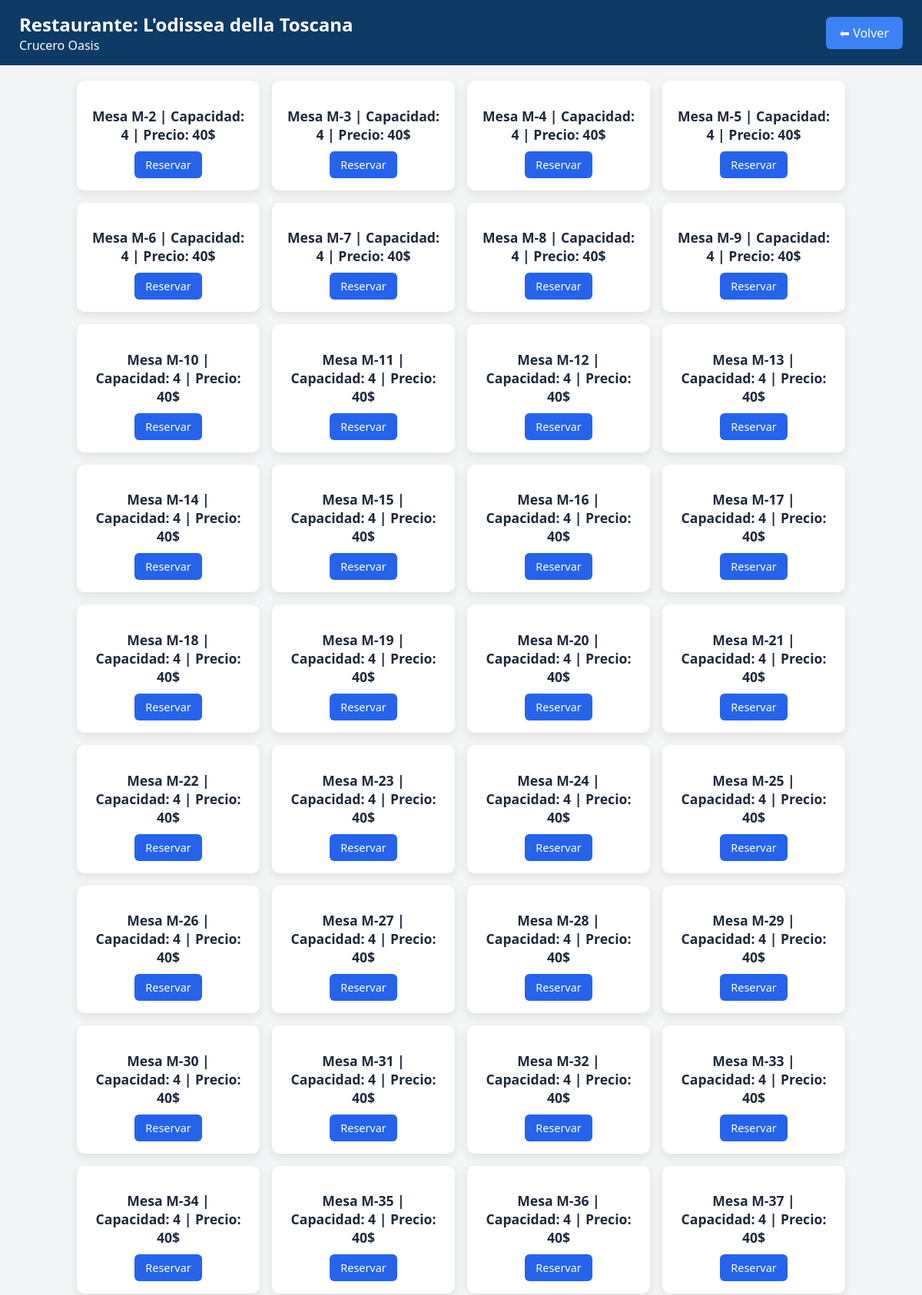
Page /reservas/oasis/restaurantes/italiano/ (signed in, upper part) on the committed database.
### App/models.py (models this page shows, shortened)
class Mesa(models.Model):
    crucero = models.CharField(max_length=20)
    numero = models.CharField(max_length=10)
    capacidad = models.IntegerField(default=4)
    reservada = models.BooleanField(default=False)
    precio = models.DecimalField(max_digits=10, decimal_places=2, default=0.00)
    restaurante = models.ForeignKey(Restaurante, on_delete=models.CASCADE, related_name="mesas")

### App/views.py (the view)
# urls.py: path("reservas/<str:crucero>/restaurantes/italiano/", views.primer_restaurante, name="primer_restaurante"),
@login_required
def primer_restaurante(request, crucero):
    mesas = Mesa.objects.filter(crucero=crucero, restaurante__nombre="L'odissea della Toscana", reservada=False)
    viaje = Viaje.objects.filter(crucero=crucero).first()
    return render(request, "App/primer_restaurante.html", {
        "mesas": mesas,
        "crucero": crucero,
        "viaje": viaje,
    })

### App/templates/App/primer_restaurante.html (shortened to what this page needs)
{% load static %}
<!DOCTYPE html>
<html lang="es">
<head>
</head>
<body>
  <header class="header">
    <div>
      <div class="title">Restaurante: L'odissea della Toscana</div>
      <div>Crucero {{ crucero|title }}</div>
    </div>
    <a href="{% url 'reservar_restaurante' crucero=crucero %}" class="btn">⬅ Volver</a>
  </header>
  <div class="grid">
    {% for mesa in mesas %}
      <div class="card">
        <h3>Mesa {{ mesa.numero }} | Capacidad: {{ mesa.capacidad }} | Precio: 40$</h3>
        <a href="{% url 'reservar_mesa' crucero=crucero mesa_id=mesa.id %}" class="reserve-btn">
          Reservar
        </a>
      </div>
    {% empty %}
      <p>No hay mesas disponibles en este momento.</p>
    {% endfor %}
  </div>
</body>
</html>

### App/templates/App/primer_restaurante.html (style rules this page uses)
body { font-family: 'Segoe UI', sans-serif; margin: 0; background: #f3f4f6; }
.header { background: #0d3b66; color: white; padding: 15px 25px; display: flex; justify-content: space-between; align-items: center; }
.title { font-size: 1.5rem; font-weight: 600; }
.btn { background: #3b82f6; padding: 10px 18px; border-radius: 6px; color: white; text-decoration: none; font-weight: 500; }
.grid { display: grid; grid-template-columns: repeat(auto-fill, minmax(200px, 1fr)); gap: 16px; padding: 20px; max-width: 1000px; margin: 0 auto; }
.card { background: white; border-radius: 10px; padding: 16px; box-shadow: 0 4px 12px rgba(0,0,0,0.08); text-align: center; transition: transform 0.3s ease; }
.card h3 { margin-bottom: 10px; font-size: 1.1rem; color: #1e293b; }
.reserve-btn { display: inline-block; background: #2563eb; color: white; padding: 8px 14px; border-radius: 6px; text-decoration: none; font-size: 0.9rem; font-weight: 500; }

### rows in the picture
Mesa: numero "M-2", capacidad "4"
Mesa: numero "M-3", capacidad "4"
Mesa: numero "M-4", capacidad "4"
Mesa: numero "M-5", capacidad "4"
Mesa: numero "M-6", capacidad "4"
Mesa: numero "M-7", capacidad "4"
Mesa: numero "M-8", capacidad "4"
Mesa: numero "M-9", capacidad "4"
Mesa: numero "M-10", capacidad "4"
Mesa: numero "M-11", capacidad "4"
Mesa: numero "M-12", capacidad "4"
Mesa: numero "M-13", capacidad "4"
Mesa: numero "M-14", capacidad "4"
Mesa: numero "M-15", capacidad "4"
Mesa: numero "M-16", capacidad "4"
Mesa: numero "M-17", capacidad "4"
Mesa: numero "M-18", capacidad "4"
Mesa: numero "M-19", capacidad "4"
Mesa: numero "M-20", capacidad "4"
Mesa: numero "M-21", capacidad "4"
Mesa: numero "M-22", capacidad "4"
Mesa: numero "M-23", capacidad "4"
Mesa: numero "M-24", capacidad "4"
Mesa: numero "M-25", capacidad "4"
Mesa: numero "M-26", capacidad "4"
Mesa: numero "M-27", capacidad "4"
Mesa: numero "M-28", capacidad "4"
Mesa: numero "M-29", capacidad "4"
Mesa: numero "M-30", capacidad "4"
Mesa: numero "M-31", capacidad "4"
Mesa: numero "M-32", capacidad "4"
Mesa: numero "M-33", capacidad "4"
Mesa: numero "M-34", capacidad "4"
Mesa: numero "M-35", capacidad "4"
Mesa: numero "M-36", capacidad "4"
Mesa: numero "M-37", capacidad "4"

### other values in the picture
{{ crucero|title }} "Oasis"
